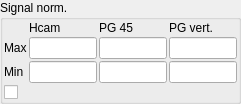
                       <widget class="QGroupBox" name="groupBox_13">
                        <property name="sizePolicy">
                         <sizepolicy hsizetype="Minimum" vsizetype="Minimum">
                          <horstretch>0</horstretch>
                          <verstretch>0</verstretch>
                         </sizepolicy>
                        </property>
                        <property name="styleSheet">
                         <string notr="true"/>
                        </property>
                        <property name="title">
                         <string>Signal norm.</string>
                        </property>
                        <layout class="QGridLayout" name="gridLayout_9" rowstretch="0">
                         <property name="sizeConstraint">
                          <enum>QLayout::SetMinimumSize</enum>
                         </property>
                         <property name="leftMargin">
                          <number>1</number>
                         </property>
                         <property name="topMargin">
                          <number>1</number>
                         </property>
                         <property name="rightMargin">
                          <number>1</number>
                         </property>
                         <property name="bottomMargin">
                          <number>1</number>
                         </property>
                         <property name="spacing">
                          <number>1</number>
                         </property>
                         <item row="0" column="0">
                          <layout class="QVBoxLayout" name="verticalLayout_28">
                           <property name="spacing">
                            <number>2</number>
                           </property>
                           <property name="sizeConstraint">
                            <enum>QLayout::SetMinimumSize</enum>
                           </property>
                           <item>
                            <layout class="QGridLayout" name="gridLayout_4">
                             <property name="sizeConstraint">
                              <enum>QLayout::SetMinimumSize</enum>
                             </property>
                             <item row="0" column="1">
                              <widget class="QLabel" name="label_43">
                               <property name="maximumSize">
                                <size>
                                 <width>64</width>
                                 <height>16777215</height>
                                </size>
                               </property>
                               <property name="text">
                                <string>Hcam</string>
                               </property>
                              </widget>
                             </item>
                             <item row="0" column="2">
                              <widget class="QLabel" name="label_45">
                               <property name="maximumSize">
                                <size>
                                 <width>64</width>
                                 <height>16777215</height>
                                </size>
                               </property>
                               <property name="text">
                                <string>PG 45</string>
                               </property>
                              </widget>
                             </item>
                             <item row="0" column="3">
                              <widget class="QLabel" name="label_44">
                               <property name="maximumSize">
                                <size>
                                 <width>64</width>
                                 <height>16777215</height>
                                </size>
                               </property>
                               <property name="text">
                                <string>PG vert.</string>
                               </property>
                              </widget>
                             </item>
                             <item row="1" column="0">
                              <widget class="QLabel" name="label_46">
                               <property name="maximumSize">
                                <size>
                                 <width>40</width>
                                 <height>16777215</height>
                                </size>
                               </property>
                               <property name="text">
                                <string>Max</string>
                               </property>
                              </widget>
                             </item>
                             <item row="1" column="1">
                              <widget class="QLineEdit" name="lineEdit_hcam_max">
                               <property name="minimumSize">
                                <size>
                                 <width>50</width>
                                 <height>0</height>
                                </size>
                               </property>
                               <property name="maximumSize">
                                <size>
                                 <width>68</width>
                                 <height>16777215</height>
                                </size>
                               </property>
                              </widget>
                             </item>
                             <item row="1" column="2">
                              <widget class="QLineEdit" name="lineEdit_PG45_max">
                               <property name="minimumSize">
                                <size>
                                 <width>50</width>
                                 <height>0</height>
                                </size>
                               </property>
                               <property name="maximumSize">
                                <size>
                                 <width>68</width>
                                 <height>16777215</height>
                                </size>
                               </property>
                              </widget>
                             </item>
                             <item row="1" column="3">
                              <widget class="QLineEdit" name="lineEdit_PGvert_max">
                               <property name="minimumSize">
                                <size>
                                 <width>50</width>
                                 <height>0</height>
                                </size>
                               </property>
                               <property name="maximumSize">
                                <size>
                                 <width>68</width>
                                 <height>16777215</height>
                                </size>
                               </property>
                              </widget>
                             </item>
                             <item row="2" column="0">
                              <widget class="QLabel" name="label_47">
                               <property name="maximumSize">
                                <size>
                                 <width>40</width>
                                 <height>16777215</height>
                                </size>
                               </property>
                               <property name="text">
                                <string>Min</string>
                               </property>
                              </widget>
                             </item>
                             <item row="2" column="1">
                              <widget class="QLineEdit" name="lineEdit_hcam_min">
                               <property name="minimumSize">
                                <size>
                                 <width>50</width>
                                 <height>0</height>
                                </size>
                               </property>
                               <property name="maximumSize">
                                <size>
                                 <width>68</width>
                                 <height>16777215</height>
                                </size>
                               </property>
                              </widget>
                             </item>
                             <item row="2" column="2">
                              <widget class="QLineEdit" name="lineEdit_PG45_min">
                               <property name="minimumSize">
                                <size>
                                 <width>50</width>
                                 <height>0</height>
                                </size>
                               </property>
                               <property name="maximumSize">
                                <size>
                                 <width>68</width>
                                 <height>16777215</height>
                                </size>
                               </property>
                              </widget>
                             </item>
                             <item row="2" column="3">
                              <widget class="QLineEdit" name="lineEdit_PGvert_min">
                               <property name="minimumSize">
                                <size>
                                 <width>50</width>
                                 <height>0</height>
                                </size>
                               </property>
                               <property name="maximumSize">
                                <size>
                                 <width>68</width>
                                 <height>16777215</height>
                                </size>
                               </property>
                              </widget>
                             </item>
                            </layout>
                           </item>
                           <item>
                            <widget class="QCheckBox" name="checkBox_normalisation">
                             <property name="text">
                              <string/>
                             </property>
                             <property name="checked">
                              <bool>false</bool>
                             </property>
                            </widget>
                           </item>
                          </layout>
                         </item>
                        </layout>
                       </widget>
